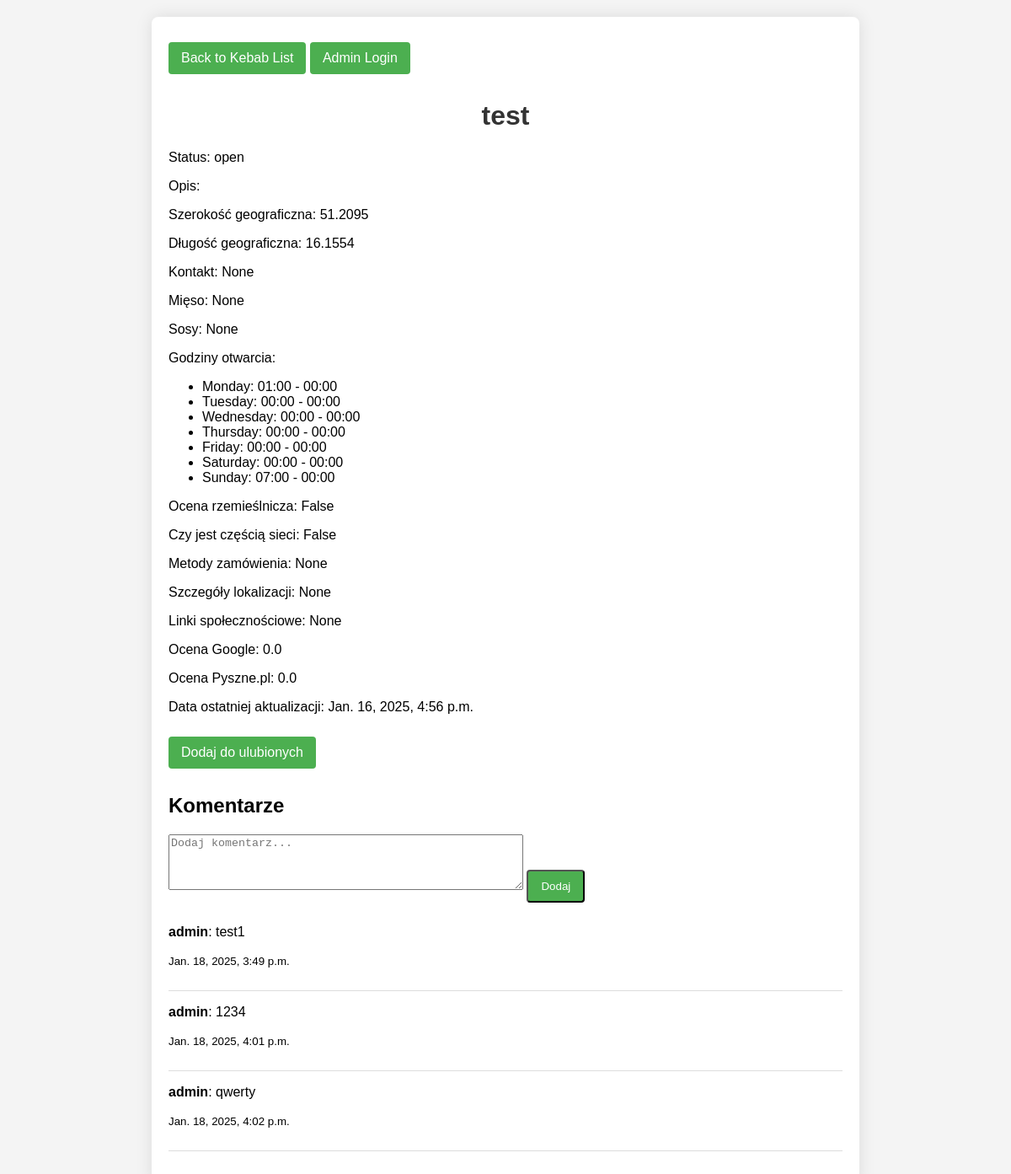
Screenshot of /panel/kebabs/1/ (signed in) with the database file from the repository.
### api/models.py (models this page shows, shortened)
class Kebab(models.Model):
    name = models.CharField(max_length=255)
    description = models.TextField()
    latitude = models.FloatField()
    longitude = models.FloatField()
    contact = models.CharField(max_length=20, blank=True, null=True)
    meats = models.TextField(blank=True, null=True)
    sauces = models.TextField(blank=True, null=True)
    STATUS_CHOICES = [
    ('open', 'Open'),
    ('closed', 'Closed'),
    ('planned', 'Planned')
]
    status = models.CharField(
    max_length=50,
    choices=STATUS_CHOICES
)
    craft_rating = models.BooleanField(default=False)
    in_chain = models.BooleanField(default=False)
    order_methods = models.TextField(blank=True, null=True)
    location_details = models.TextField(blank=True, null=True)
    social_links = models.JSONField(blank=True, null=True)
    logo = models.ImageField(upload_to='kebab_logos/', blank=True, null=True)
    google_rating = models.FloatField(default=0)
    pyszne_rating = models.FloatField(default=0)
    last_updated = models.DateTimeField(default=now)

class OpeningHour(models.Model):
    kebab = models.ForeignKey(Kebab, on_delete=models.CASCADE, related_name='openinghour_set')
    hours = models.JSONField(blank=True, null=True, default=default_hours, verbose_name="Godziny otwarcia")

class UserComment(models.Model):
    user = models.ForeignKey(User, on_delete=models.CASCADE)
    kebab = models.ForeignKey(Kebab, on_delete=models.CASCADE, related_name="comments")
    text = models.TextField()
    created_at = models.DateTimeField(default=now)

### panel/views.py (the view)
# urls.py: path('kebabs/<int:pk>/', kebab_detail, name='kebab_detail'),
def kebab_detail(request, pk):
    kebab = get_object_or_404(Kebab, pk=pk)
    previous_kebab = Kebab.objects.filter(pk__lt=pk).order_by('-pk').first()
    next_kebab = Kebab.objects.filter(pk__gt=pk).order_by('pk').first()
    return render(request, 'kebab_detail.html', {'kebab': kebab, 'previous': previous_kebab, 'next': next_kebab})

### panel/templates/kebab_detail.html (shortened to what this page needs)
<!DOCTYPE html>
<html lang="pl">
<head>
    <link rel="stylesheet" href="https://cdnjs.cloudflare.com/ajax/libs/font-awesome/6.0.0-beta3/css/all.min.css">
</head>
<body>
    <div class="container">
        <a href="{% url 'kebab_list' %}" class="button">Back to Kebab List</a>
        <a href="/panel/admin/api" class="button">Admin Login</a>
        <h1>{{ kebab.name }}</h1>
        <p>Status: {{ kebab.status }}</p>
        <p>Opis: {{ kebab.description }}</p>
        <p>Szerokość geograficzna: {{ kebab.latitude }}</p>
        <p>Długość geograficzna: {{ kebab.longitude }}</p>
        <p>Kontakt: {{ kebab.contact }}</p>
        <p>Mięso: {{ kebab.meats }}</p>
        <p>Sosy: {{ kebab.sauces }}</p>
        <p>Godziny otwarcia:</p>
        <ul>
            {% for hour in kebab.openinghour_set.all %}
                {% for day, times in hour.hours.items %}
                    <li>{{ day|title }}: {{ times.open }} - {{ times.close }}</li>
                {% endfor %}
            {% endfor %}
        </ul>
        <p>Ocena rzemieślnicza: {{ kebab.craft_rating }}</p>
        <p>Czy jest częścią sieci: {{ kebab.in_chain }}</p>
        <p>Metody zamówienia: {{ kebab.order_methods }}</p>
        <p>Szczegóły lokalizacji: {{ kebab.location_details }}</p>
        <p>Linki społecznościowe: {{ kebab.social_links }}</p>
        <p>Ocena Google: {{ kebab.google_rating }}</p>
        <p>Ocena Pyszne.pl: {{ kebab.pyszne_rating }}</p>
        <p>Data ostatniej aktualizacji: {{ kebab.last_updated }}</p>
        {% if user.is_authenticated %}
        {% if is_favorite %}
        <a href="{% url 'remove_favorite' kebab.id %}" class="button">Usuń z ulubionych</a>
        {% else %}
        <a href="{% url 'add_favorite' kebab.id %}" class="button">Dodaj do ulubionych</a>
        {% endif %}
        {% endif %}
        <div class="comments">
            <h2>Komentarze</h2>
            {% if user.is_authenticated %}
            <form id="comment-form" method="post" action="{% url 'add_user_comment' kebab.id %}">
                <textarea name="text" rows="4" cols="50" placeholder="Dodaj komentarz..."></textarea>
                <button type="submit" class="button">Dodaj</button>
            </form>
            {% else %}
            <p>Zaloguj się, aby dodać komentarz.</p>
            {% endif %}
            <div>
                {% for comment in kebab.comments.all %}
                    <div class="comment">
                        <p><strong>{{ comment.user.username }}</strong>: {{ comment.text }}</p>
                        <p><small>{{ comment.created_at }}</small></p>
                    </div>
                {% endfor %}
            </div>
        </div>
    </div>
</body>
</html>

### panel/templates/kebab_detail.html (style rules this page uses)
body { font-family: Arial, sans-serif; background-color: #f4f4f4; margin: 0; padding: 20px; }
h1 { text-align: center; color: #333; }
.container { max-width: 800px; margin: auto; background: white; padding: 20px; border-radius: 8px; box-shadow: 0 0 20px rgba(0, 0, 0, 0.1); }
.button { display: inline-block; margin: 10px 0; padding: 10px 15px; background-color: #4CAF50; color: white; text-decoration: none; border-radius: 4px; }
.comments { margin-top: 20px; }
.comment { margin-bottom: 10px; border-bottom: 1px solid #ddd; padding-bottom: 10px; }

### rows the page displays
Kebab: name "test", status "open", latitude "51.2095", longitude "16.1554", contact "None", meats "None", sauces "None", craft_rating "False", in_chain "False", order_methods "None", location_details "None", social_links "None", google_rating "0.0", pyszne_rating "0.0", last_updated "Jan. 16, 2025, 4:56 p.m."
OpeningHour: hours "Monday" "Tuesday" "Wednesday" "Thursday" "Friday" "Saturday" "Sunday", open "01:00" "00:00" "00:00" "00:00" "00:00" "00:00" "07:00", close "00:00" "00:00" "00:00" "00:00" "00:00" "00:00" "00:00"
UserComment: user.username "admin", text "test1", created_at "Jan. 18, 2025, 3:49 p.m."
UserComment: user.username "admin", text "1234", created_at "Jan. 18, 2025, 4:01 p.m."
UserComment: user.username "admin", text "qwerty", created_at "Jan. 18, 2025, 4:02 p.m."
